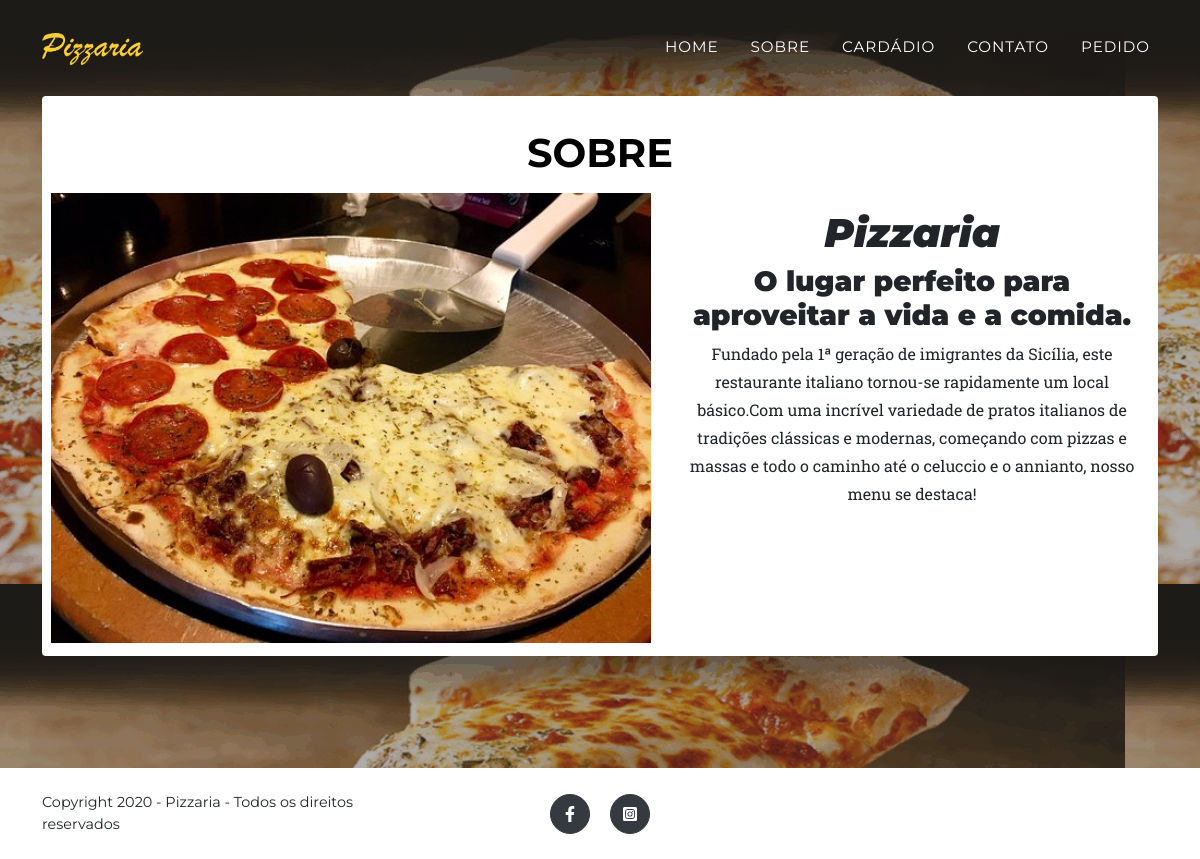
Page /sobre.php on the committed database.
### tables this page shows
CREATE TABLE `home` (
  `id` int(11) NOT NULL,
  `image1` varchar(100) NOT NULL,
  `image2` varchar(100) NOT NULL,
  `title1` varchar(100) NOT NULL,
  `title2` varchar(100) NOT NULL,
  `button` varchar(100) NOT NULL,
  `color_button` varchar(100) NOT NULL,
  `detalhes_contato` text NOT NULL,
  `google_map` text NOT NULL,
  `link_face` varchar(150) NOT NULL,
  `link_instagram` varchar(150) NOT NULL,
  `id_user` int(11) NOT NULL,
  `date_register` timestamp NOT NULL DEFAULT current_timestamp()
);

CREATE TABLE `about` (
  `id` int(11) NOT NULL,
  `image` varchar(100) NOT NULL,
  `description` text NOT NULL,
  `id_user` int(11) NOT NULL,
  `date_register` timestamp NOT NULL DEFAULT current_timestamp()
);

### sobre.php (the view)
<?php
require 'header.php';
$sql = 'SELECT * FROM about';
$sql = $db->query($sql);
$sql = $sql->fetch(PDO::FETCH_ASSOC);
?>
<section class="page-section" id="services" style="background-image: url(<?=$url.$dados['image2']; ?>);">
    <div class="container">
        <div class="alert" style="background-color: #fff;">
            <div class="text-center" style="margin-top: 20px;">
                <h2 style="color: #000;" class="section-heading text-uppercase">Sobre</h2>
            </div>
            <div class="row text-center">
                <div class="row">
                    <div class="col">
                        <img src="admin/assets/img/about/<?=$sql['image']; ?>" class="img-responsive">
                    </div>
                    <div class="col">
                        <p class="text-muted"><?=$sql['description']; ?></p>
                    </div>
                </div>
            </div>
        </div>
    </div>
</section>
<?php require 'footer.php'; ?>

### header.php (shortened to what this page needs)
<?php
require 'config.php';
$s = 'SELECT * FROM home';
$s = $db->query($s);
$dados = $s->fetch(PDO::FETCH_ASSOC);
$url = 'admin/assets/img/home/';
?>
<!DOCTYPE html>
<html lang="en">
    <head>
        <link href="css/styles.css" rel="stylesheet" />
    </head>
    <body id="page-top">
        <nav class="navbar navbar-expand-lg navbar-dark fixed-top" id="mainNav">
            <div class="container">
                <a class="navbar-brand js-scroll-trigger" href="index.php">
                    <img src="<?=$url.$dados['image1']; ?>" />
                </a>
                <div class="collapse navbar-collapse" id="navbarResponsive">
                    <ul class="navbar-nav text-uppercase ml-auto">
                        <li class="nav-item"><a class="nav-link js-scroll-trigger" href="index.php">HOME</a></li>
                        <li class="nav-item"><a class="nav-link js-scroll-trigger" href="sobre.php">SOBRE</a></li>
                        <li class="nav-item"><a class="nav-link js-scroll-trigger" href="cardapio.php">CARDÁDIO</a></li>
                        <li class="nav-item"><a class="nav-link js-scroll-trigger" href="contato.php">CONTATO</a></li>
                        <li class="nav-item"><a class="nav-link js-scroll-trigger" href="http://pizzariaimperiouvaranas.com.br/front" target="_blank">PEDIDO</a></li>
                    </ul>
                </div>
            </div>
        </nav>

### rows in the picture
home: image1 (picture), image2 (picture)
about: image (picture), description "Pizzaria O lugar perfeito para aproveitar a vida e a comida. Fundado pela 1ª geração de imigrantes da Sicília, este restaurante italiano tornou-se rapidamente um local básico.Com uma incrível variedade de pratos italianos de tradições clássicas e modernas, começando com pizzas e massas e todo o caminho até o celuccio e o annianto, nosso menu se destaca!"
